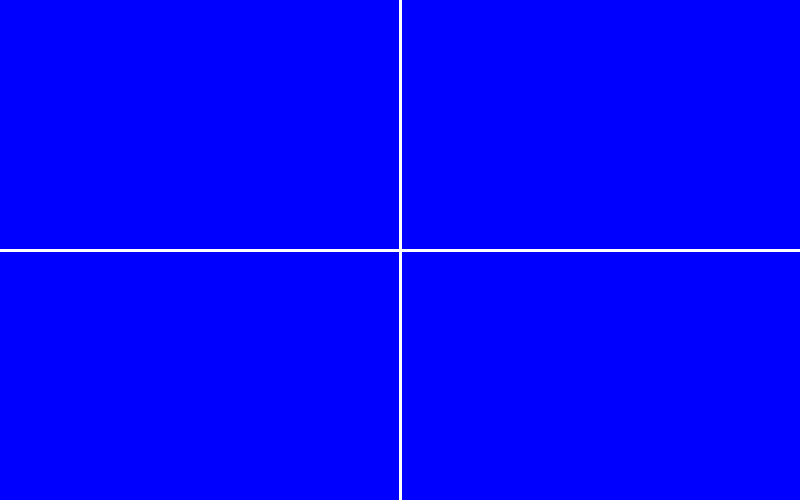
Frame 1 (no input)
Frame 60 (the mouse pressed at the canvas centre just before this capture): identical to frame 1, image omitted
Frame 120 (the mouse held since frame 60 and released just before this capture): identical to frame 1, image omitted

The Processing sketch that drew this single still picture (run headless with seeded random() and noise(); from frame 60 on, the mouse is pressed at the canvas centre):

// Processing sketch: processing_126500
// ── processing_126500.pde

void setup(){
  size(800,500);
}

void draw(){
  background(0,0,255);
  strokeWeight(3);
  stroke(255);
   if (mouseX > width/2 && mouseY >  height/2){
   background(255,0,0);}
   else if(mouseX> width/2 && mouseY < height/2){
     background(255,255,0);
   }
   else if(mouseX < width/2 && mouseY > height/2){
     background(0,255,0);
   }
  line(width/2,0,width/2,height);
  line(0, height/2,width,height/2);

  
}
